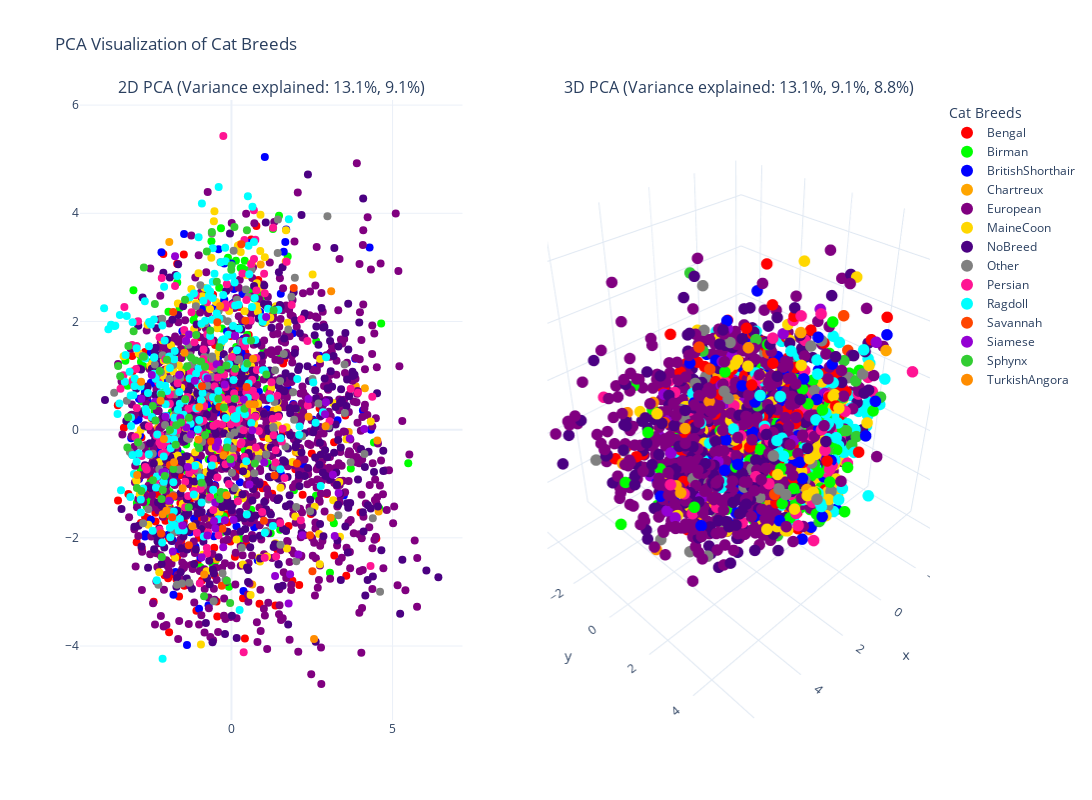
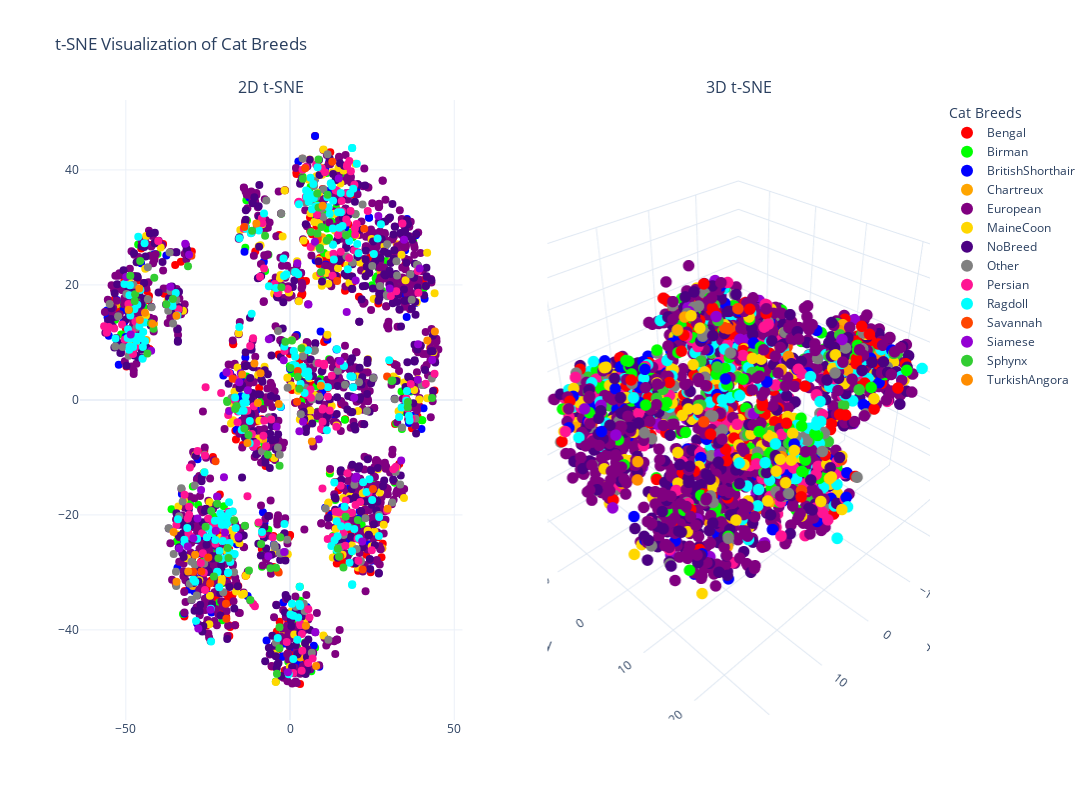

Notebook cell for these charts, in order:
### Code cell
import pandas as pd
import numpy as np
from sklearn.preprocessing import StandardScaler
from sklearn.decomposition import PCA
from sklearn.manifold import TSNE
import plotly.express as px
import plotly.graph_objects as go
from plotly.subplots import make_subplots

# Define a distinct color palette for cat breeds
DISTINCT_COLORS = {
    'Bengal': '#FF0000',         # Red
    'Birman': '#00FF00',         # Green
    'BritishShorthair': '#0000FF', # Blue
    'Chartreux': '#FFA500',      # Orange
    'European': '#800080',       # Purple
    'MaineCoon': '#FFD700',      # Gold
    'NoBreed': '#4B0082',        # Indigo
    'Other': '#808080',          # Gray
    'Persian': '#FF1493',        # Deep Pink
    'Ragdoll': '#00FFFF',        # Cyan
    'Savannah': '#FF4500',       # Orange Red
    'Siamese': '#9400D3',        # Violet
    'Sphynx': '#32CD32',         # Lime Green
    'TurkishAngora': '#FF8C00'   # Dark Orange
}

# Function to prepare the data
def prepare_data(df):
    # Separate features and target
    # Exclude all Race_ columns as they are our target
    feature_cols = [col for col in df.columns if not col.startswith('Race_')]
    X = df[feature_cols]
    
    # Create target column (single label for each cat)
    race_cols = [col for col in df.columns if col.startswith('Race_')]
    y = df[race_cols].idxmax(axis=1).str.replace('Race_', '')
    
    # Scale the features
    scaler = StandardScaler()
    X_scaled = scaler.fit_transform(X)
    
    return X_scaled, y

# Function to create PCA visualization
def create_pca_plots(X_scaled, y):
    # 2D PCA
    pca_2d = PCA(n_components=2)
    X_pca_2d = pca_2d.fit_transform(X_scaled)
    
    # 3D PCA
    pca_3d = PCA(n_components=3)
    X_pca_3d = pca_3d.fit_transform(X_scaled)
    
    # Calculate explained variance ratios
    var_ratio_2d = pca_2d.explained_variance_ratio_
    var_ratio_3d = pca_3d.explained_variance_ratio_
    
    # Create subplot with 2D and 3D PCA
    fig = make_subplots(
        rows=1, cols=2,
        specs=[[{'type': 'xy'}, {'type': 'scene'}]],
        subplot_titles=(
            f'2D PCA (Variance explained: {var_ratio_2d[0]:.1%}, {var_ratio_2d[1]:.1%})',
            f'3D PCA (Variance explained: {var_ratio_3d[0]:.1%}, {var_ratio_3d[1]:.1%}, {var_ratio_3d[2]:.1%})'
        )
    )
    
    # Create color array
    colors = [DISTINCT_COLORS[breed] for breed in y]
    
    # 2D PCA plot
    for breed in DISTINCT_COLORS.keys():
        mask = y == breed
        if np.any(mask):
            fig.add_trace(
                go.Scatter(
                    x=X_pca_2d[mask, 0],
                    y=X_pca_2d[mask, 1],
                    mode='markers',
                    marker=dict(size=8, color=DISTINCT_COLORS[breed]),
                    name=breed,
                    text=y[mask],
                    showlegend=True
                ),
                row=1, col=1
            )
    
    # 3D PCA plot
    for breed in DISTINCT_COLORS.keys():
        mask = y == breed
        if np.any(mask):
            fig.add_trace(
                go.Scatter3d(
                    x=X_pca_3d[mask, 0],
                    y=X_pca_3d[mask, 1],
                    z=X_pca_3d[mask, 2],
                    mode='markers',
                    marker=dict(size=4, color=DISTINCT_COLORS[breed]),
                    name=breed,
                    text=y[mask],
                    showlegend=False
                ),
                row=1, col=2
            )
    
    # Update layout
    fig.update_layout(
        title='PCA Visualization of Cat Breeds',
        height=800,
        width=1600,
        legend=dict(
            itemsizing='constant',
            title=dict(text='Cat Breeds'),
            bgcolor='rgba(255, 255, 255, 0.8)'
        ),
        template='plotly_white'
    )
    
    return fig

# Function to create t-SNE visualization
def create_tsne_plots(X_scaled, y):
    # 2D t-SNE
    tsne_2d = TSNE(n_components=2, random_state=42)
    X_tsne_2d = tsne_2d.fit_transform(X_scaled)
    
    # 3D t-SNE
    tsne_3d = TSNE(n_components=3, random_state=42)
    X_tsne_3d = tsne_3d.fit_transform(X_scaled)
    
    # Create subplot with 2D and 3D t-SNE
    fig = make_subplots(
        rows=1, cols=2,
        specs=[[{'type': 'xy'}, {'type': 'scene'}]],
        subplot_titles=('2D t-SNE', '3D t-SNE')
    )
    
    # 2D t-SNE plot
    for breed in DISTINCT_COLORS.keys():
        mask = y == breed
        if np.any(mask):
            fig.add_trace(
                go.Scatter(
                    x=X_tsne_2d[mask, 0],
                    y=X_tsne_2d[mask, 1],
                    mode='markers',
                    marker=dict(size=8, color=DISTINCT_COLORS[breed]),
                    name=breed,
                    text=y[mask],
                    showlegend=True
                ),
                row=1, col=1
            )
    
    # 3D t-SNE plot
    for breed in DISTINCT_COLORS.keys():
        mask = y == breed
        if np.any(mask):
            fig.add_trace(
                go.Scatter3d(
                    x=X_tsne_3d[mask, 0],
                    y=X_tsne_3d[mask, 1],
                    z=X_tsne_3d[mask, 2],
                    mode='markers',
                    marker=dict(size=4, color=DISTINCT_COLORS[breed]),
                    name=breed,
                    text=y[mask],
                    showlegend=False
                ),
                row=1, col=2
            )
    
    # Update layout
    fig.update_layout(
        title='t-SNE Visualization of Cat Breeds',
        height=800,
        width=1600,
        legend=dict(
            itemsizing='constant',
            title=dict(text='Cat Breeds'),
            bgcolor='rgba(255, 255, 255, 0.8)'
        ),
        template='plotly_white'
    )
    
    return fig

# Main execution
def visualize_cat_data(df):
    # Prepare the data
    X_scaled, y = prepare_data(df)
    
    # Create PCA plots
    pca_fig = create_pca_plots(X_scaled, y)
    
    # Create t-SNE plots
    tsne_fig = create_tsne_plots(X_scaled, y)
    
    return pca_fig, tsne_fig

# Example usage:
pca_fig, tsne_fig = visualize_cat_data(df)
pca_fig.show()
tsne_fig.show()
